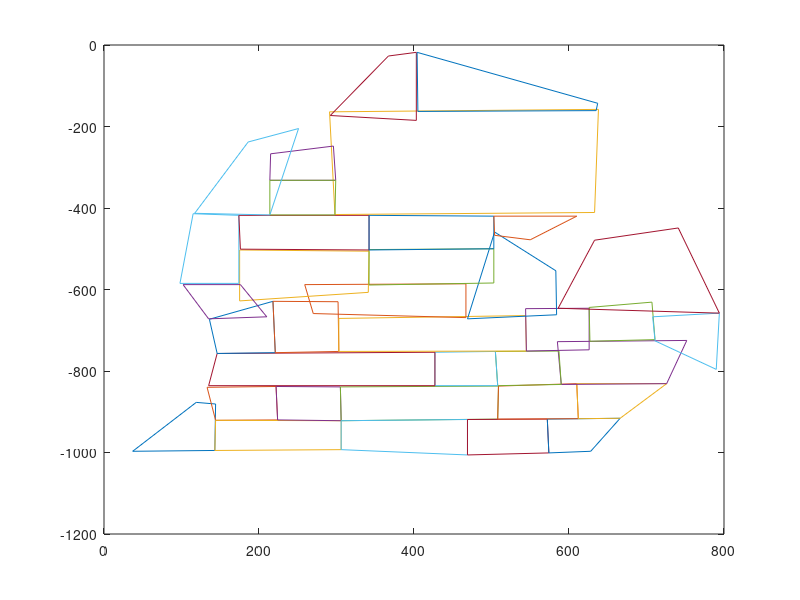

Source code (MATLAB): (Note: this script raises an error after producing the figure.)
clear all;close all;clc
load('data.mat');
% index | population | ----

numW = 5;   % number of warehouses

for i = 1:size(data,1)
    cord = [];
    cord = [cord;data(i,3) data(i,4)];
    cord = [cord;data(i,5) data(i,6)];
    cord = [cord;data(i,7) data(i,8)];
    cord = [cord;data(i,9) data(i,10)];
    convi{i} = cord;
end
figure
for i = 1:length(convi)
    K{i} = convhull(convi{i}(:,1),convi{i}(:,2));
    plot(convi{i}(K{i},1),-convi{i}(K{i},2),'-');hold on;
end

numSamp = 5000;

lb = 1;
ub = data(1,2);
lB{1} = lb;
uB{1} = ub;
for i = 2:size(data,1)
    lb = ub + 1;
    ub = ub + data(i,2);
    lB{i} = lb;
    uB{i} = ub;
end
for j = 1:numSamp
    j
    samp = randsample(1:sum(data(:,2),1),1);
    whichP = 0;
    for i = 1:size(data,1)
        if (samp >= lB{i}) && (samp <= uB{i})
            whichP = i;
        end
    end
    locsamp(j) = whichP;
end

xrange1 = [min(min([data(:,3) data(:,5) data(:,7) data(:,9)])) max(max([data(:,3) data(:,5) data(:,7) data(:,9)]))];
yrange1 = [min(min([data(:,4) data(:,6) data(:,8) data(:,10)])) max(max([data(:,4) data(:,6) data(:,8) data(:,10)]))];

rpos = rand(100000,2);
rposScaled = [rpos(:,1) * xrange1(2) rpos(:,2) * yrange1(2)];

for i = 1:length(convi)
    belong2{i} = [];
end

for i = 1:size(rposScaled,1)
    
    for j = 1:length(convi)
        polg = [convi{j}(K{j},1) convi{j}(K{j},2)];
        if inhull(rposScaled(i,:),polg)
            belong2{j} = [belong2{j} i];
        end
    end
end

figure,
for i = 1:length(convi)
    K{i} = convhull(convi{i}(:,1),convi{i}(:,2));
    plot(convi{i}(K{i},1),-convi{i}(K{i},2),'-');hold on;
    for j = 1:length(belong2{i})
        plot(rposScaled(belong2{i}(j),1),-rposScaled(belong2{i}(j),2),'r.');hold on;
    end
end

figure,
for i = 1:length(convi)
    K{i} = convhull(convi{i}(:,1),convi{i}(:,2));
    plot(convi{i}(K{i},1),-convi{i}(K{i},2),'-');hold on;
end

augSamp = [];
for i = 1:length(locsamp)
    try1 = randsample(belong2{locsamp(i)},1);
    plot(rposScaled(try1,1),-rposScaled(try1,2),'b.'); hold on;
    augSamp = [augSamp;rposScaled(try1,:)];
end

% augSamp = [];
% for i = 1:length(locsamp)
%     augSamp = [augSamp;rposScaled(randsample(belong2{locsamp(i)},1),:)];
% end

% 
%augSamp2 = [augSamp(:,1)-37 -augSamp(:,2)+997];

augSamp2 = [augSamp(:,1) -augSamp(:,2)];

figure, 
plot(augSamp2(:,1),augSamp2(:,2),'.m');

% conversion to GPS locations
lbcorner1 = [-86.824376 41.760299];
rtcorder1 = [-82.506276 43.178177];

lbcorner2 = [37 -997];
rtcorner2 = [794 -659];

augSamp3(:,1) = (augSamp2(:,1) - lbcorner2(1,1))./(rtcorner2(1,1) - lbcorner2(1,1));
augSamp3(:,2) = (augSamp2(:,2) - lbcorner2(1,2))./(rtcorner2(1,2) - lbcorner2(1,2));

augSamp4(:,1) = augSamp3(:,1)*(rtcorder1(1,1) - lbcorner1(1,1)) + lbcorner1(1,1);
augSamp4(:,2) = augSamp3(:,2)*(rtcorder1(1,2) - lbcorner1(1,2)) + lbcorner1(1,2);

h0 = figure('position',[0 0 1300 1200],'Color',[1 1 1]);
%plot(augSamp4(:,1),augSamp4(:,2),'.m'); hold on;
[idx,C] = kmeans(augSamp4, numW);
for j = 1:numW
    posD{j} = augSamp4(find(idx == j),:);
    plot(posD{j}(:,1),posD{j}(:,2),'.'); hold on;
end
plot(C(:,1),C(:,2),'md','MarkerSize',15,'LineWidth',2);hold on;
plot_google_map('Alpha',0.8,'ShowLabels',0')
xlabel('longitude');ylabel('latitude');
set(gca,'FontSize',16);


for j = 1:numW
    h0 = figure('position',[0 0 1300 1200],'Color',[1 1 1]);
    plot(posD{j}(:,1),posD{j}(:,2),'.k'); hold on;
    plot(C(j,1),C(j,2),'md','MarkerSize',15,'LineWidth',2);hold on;
    plot_google_map('Alpha',0.8,'ShowLabels',0')
    xlabel('longitude');ylabel('latitude');
    set(gca,'FontSize',16); 
    pause(1)
end


%% TO JINSUN 
% * numW          number of warehouses
% * C             location of warehouses
% * posD          GPS location of demands associated with warehouses
%                 e.g., posD{i} locations of demands associated with the ith
%                 warehouse


for i = 1:numW
    bnd_wh{i} = posD{i}(convhull(posD{i}(:,1),posD{i}(:,2)),:);
    min_max_xy{i} = [min(min(posD{i}(:,1))) max(max(posD{i}(:,1))) min(min(posD{i}(:,2))) max(max(posD{i}(:,2)))];
end

